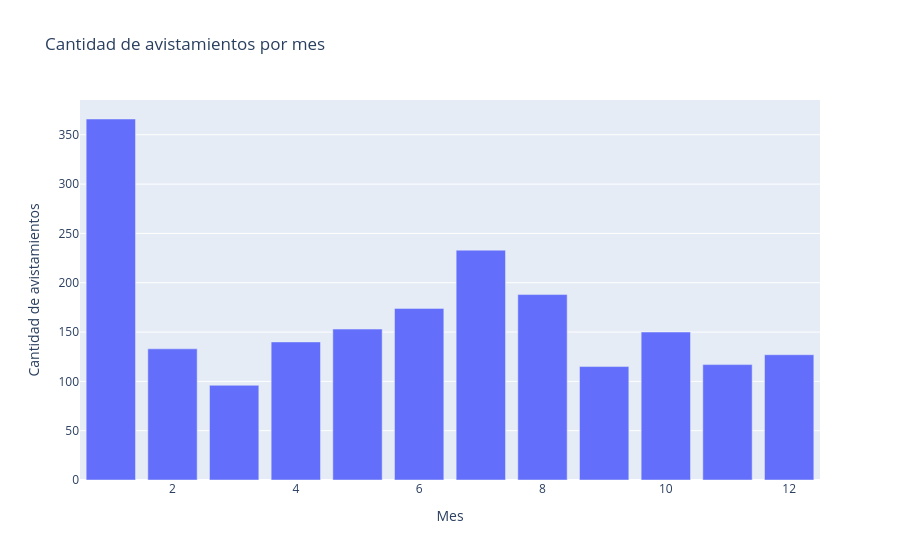

Notebook code cell kept with this figure:
### Markdown cell above
### Pregunta 5
¿En qué meses del año se registraron más avistamientos de felinos? (Gráfico de barras)

### Code cell
meses = feli["month"].value_counts().sort_index()

fig = px.bar(
    x=meses.index,
    y=meses.values,
    title="Cantidad de avistamientos por mes",
    labels={"x": "Mes", "y": "Cantidad de avistamientos"}
)

fig.show()

### Figure 1 — Plotly figure (JSON) as saved in the notebook; plotly's stock layout.template omitted (floating-point values rounded to 4 significant figures)
{"data": [{"hovertemplate": "Mes=%{x}<br>Cantidad de avistamientos=%{y}<extra></extra>", "legendgroup": "", "marker": {"color": "#636efa", "pattern": {"shape": ""}}, "name": "", "orientation": "v", "showlegend": false, "textposition": "auto", "type": "bar", "x": [1.0, 2.0, 3.0, 4.0, 5.0, 6.0, 7.0, 8.0, 9.0, 10.0, 11.0, 12.0], "xaxis": "x", "y": [366, 133, 96, 140, 153, 174, 233, 188, 115, 150, 117, 127], "yaxis": "y"}], "layout": {"barmode": "relative", "legend": {"tracegroupgap": 0}, "title": {"text": "Cantidad de avistamientos por mes"}, "xaxis": {"anchor": "y", "domain": [0, 1], "title": {"text": "Mes"}}, "yaxis": {"anchor": "x", "domain": [0, 1], "title": {"text": "Cantidad de avistamientos"}}}}
